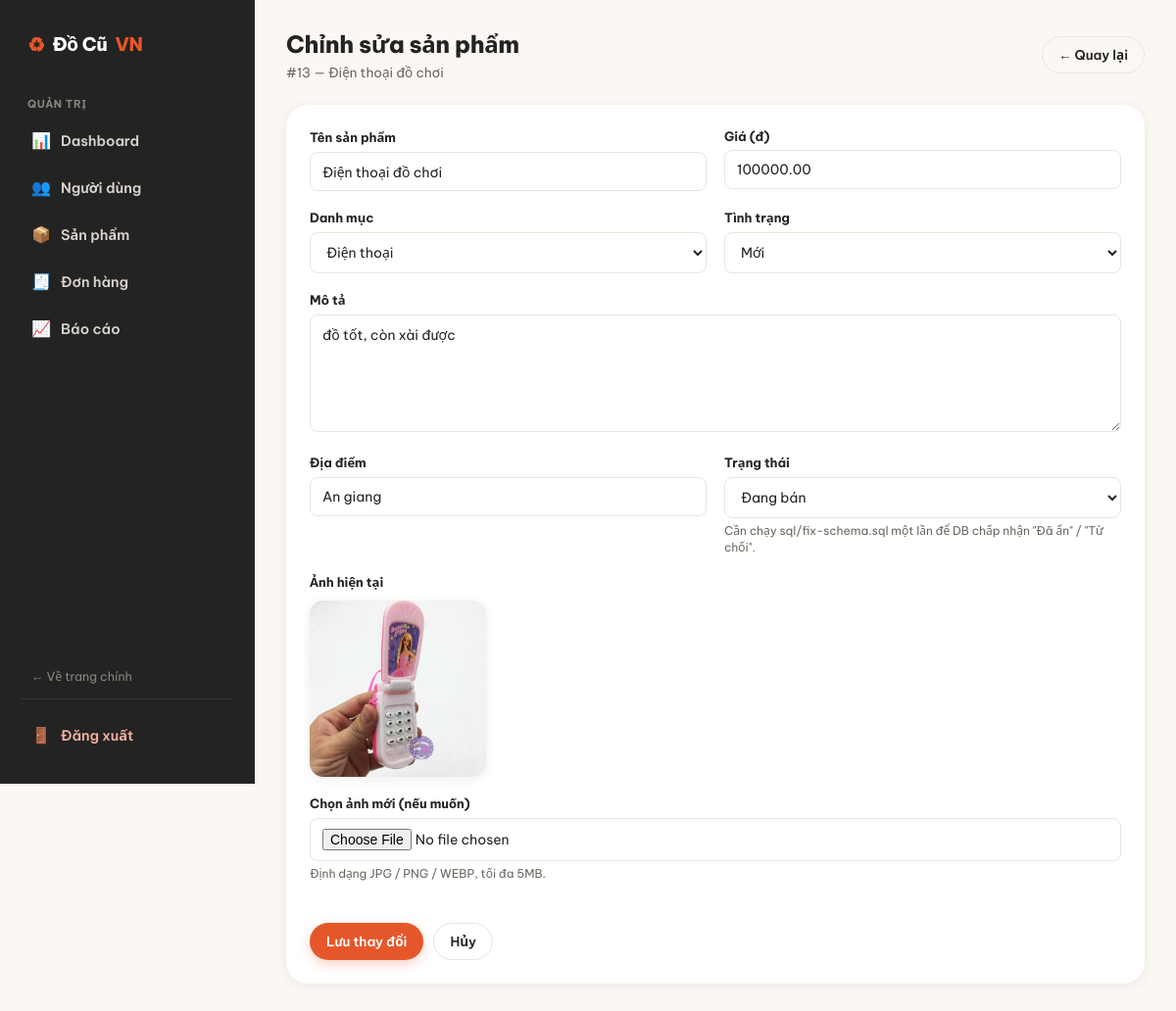
/admin/edit-product.php?id=13 (signed in), run on the app's committed database.
### tables this page shows
CREATE TABLE `products` (
  `id` int(11) NOT NULL,
  `user_id` int(11) NOT NULL,
  `category_id` int(11) NOT NULL,
  `title` varchar(255) NOT NULL,
  `description` text DEFAULT NULL,
  `price` decimal(12,2) NOT NULL,
  `image` varchar(255) DEFAULT NULL,
  `condition_item` enum('new','like_new','good','fair') DEFAULT 'good',
  `location` varchar(255) DEFAULT NULL,
  `views` int(11) DEFAULT 0,
  `status` enum('active','pending','sold','hidden','rejected','deleted') DEFAULT 'pending',
  `created_at` timestamp NOT NULL DEFAULT current_timestamp(),
  `updated_at` timestamp NOT NULL DEFAULT current_timestamp() ON UPDATE current_timestamp()
);

CREATE TABLE `categories` (
  `id` int(11) NOT NULL,
  `name` varchar(100) NOT NULL,
  `description` text DEFAULT NULL,
  `icon` varchar(100) DEFAULT NULL,
  `status` tinyint(4) DEFAULT 1
);

### admin/inc/auth.php (called while the page is built, shortened)
<?php
if (!function_exists("e")) {
    function e($value): string
    {
        return htmlspecialchars((string)($value ?? ""), ENT_QUOTES, "UTF-8");
    }
}

### admin/edit-product.php (the view, shortened to what this page needs)
<?php
require_once "inc/auth.php";
$id = (int)$_GET["id"];
$categories = $conn->query("SELECT id, name FROM categories ORDER BY name");
$stmt = $conn->prepare("SELECT * FROM products WHERE id=?");
$stmt->bind_param("i", $id);
$stmt->execute();
$product = $stmt->get_result()->fetch_assoc();
?>
<!DOCTYPE html>
<html lang="vi">
<head>
<link rel="stylesheet" href="../assets/css/admin.css">
</head>
<body>
<div class="admin-wrapper">
    <?php include "sidebar.php"; ?>
    <main class="admin-main">
        <div class="admin-topbar">
            <div>
                <h1>Chỉnh sửa sản phẩm</h1>
                <div class="subtitle">#<?= (int)$product["id"] ?> — <?= e($product["title"]) ?></div>
            </div>
            <a href="products.php" class="btn btn-outline">← Quay lại</a>
        </div>
        <div class="panel">
            <form method="POST" enctype="multipart/form-data">
                <div class="form-grid">
                    <div class="form-group">
                        <label>Tên sản phẩm</label>
                        <input type="text" name="title" required value="<?= e($product["title"]) ?>">
                    </div>
                    <div class="form-group">
                        <label>Giá (đ)</label>
                        <input type="number" name="price" min="0" step="1000" required value="<?= e($product["price"]) ?>">
                    </div>
                    <div class="form-group">
                        <label>Danh mục</label>
                        <select name="category_id">
                            <?php $categories->data_seek(0); while ($c = $categories->fetch_assoc()): ?>
                                <option value="<?= (int)$c["id"] ?>" <?= (int)$c["id"] === (int)$product["category_id"] ? "selected" : "" ?>>
                                    <?= e($c["name"]) ?>
                                </option>
                            <?php endwhile; ?>
                        </select>
                    </div>
                    <div class="form-group">
                        <label>Tình trạng</label>
                        <select name="condition_item">
                            <option value="new" <?= $product["condition_item"] === "new" ? "selected" : "" ?>>Mới</option>
                        </select>
                    </div>
                    <div class="form-group full">
                        <label>Mô tả</label>
                        <textarea name="description"><?= e($product["description"]) ?></textarea>
                    </div>
                    <div class="form-group">
                        <label>Địa điểm</label>
                        <input type="text" name="location" value="<?= e($product["location"]) ?>">
                    </div>
                    <div class="form-group">
                        <label>Trạng thái</label>
                        <select name="status">
                            <option value="active"   <?= $product["status"] === "active"   ? "selected" : "" ?>>Đang bán</option>
                        </select>
                        <div class="hint">Cần chạy sql/fix-schema.sql một lần để DB chấp nhận "Đã ẩn" / "Từ chối".</div>
                    </div>
                    <div class="form-group full">
                        <label>Ảnh hiện tại</label>
                        <img class="current-image" src="../<?= e($product["image"]) ?>" alt="">
                    </div>
                    <div class="form-group full">
                        <label>Chọn ảnh mới (nếu muốn)</label>
                        <input type="file" name="image" accept=".jpg,.jpeg,.png,.webp">
                        <div class="hint">Định dạng JPG / PNG / WEBP, tối đa 5MB.</div>
                    </div>
                    <div class="form-actions">
                        <button class="btn btn-primary">Lưu thay đổi</button>
                        <a href="products.php" class="btn btn-outline">Hủy</a>
                    </div>
                </div>
            </form>
        </div>
    </main>
</div>
</body>
</html>

### assets/css/admin.css (style rules this page uses)
:root { --ember:#E5572B; --ember-dark:#C2431A; --ember-light:#FDECE4; --moss:#2F6B4F; --moss-light:#E4F2EA; --gold:#F0A93E; --gold-light:#FDF3E1; --ink:#232323; --charcoal:#6B6660; --cream:#FBF8F4; --line:#EBE5DB; --white:#FFFFFF; --radius-sm:8px; --radius-md:14px; --radius-lg:22px; --shadow-card:0 2px 12px rgba(35,30,25,.07); --shadow-hover:0 14px 28px rgba(35,30,25,.14); --sidebar-w:260px; }
*,*::before,*::after { box-sizing:border-box; }
body { margin:0; font-family:'Be Vietnam Pro', system-ui, sans-serif; color:var(--ink); background:var(--cream); -webkit-font-smoothing:antialiased; }
a { text-decoration:none; color:inherit; }
img { max-width:100%; display:block; }
.admin-wrapper { display:flex; min-height:100vh; }
.admin-main { margin-left:var(--sidebar-w); width:calc(100% - var(--sidebar-w)); padding:28px 32px 60px; box-sizing:border-box; }
.admin-topbar { display:flex; align-items:center; justify-content:space-between; gap:16px; margin-bottom:24px; flex-wrap:wrap; }
.admin-topbar h1 { font-size:24px; font-weight:800; letter-spacing:-.3px; margin:0; color:var(--ink); }
.admin-topbar .subtitle { font-size:13.5px; color:var(--charcoal); margin-top:4px; }
.panel { background:var(--white); border-radius:var(--radius-lg); box-shadow:var(--shadow-card); padding:24px; margin-bottom:28px; }
.btn { display:inline-flex; align-items:center; justify-content:center; gap:6px; font-family:inherit; font-size:13.5px; font-weight:600; padding:9px 16px; border-radius:999px; border:1.5px solid transparent; cursor:pointer; transition:all .18s ease; white-space:nowrap; }
.btn-primary { background:var(--ember); color:var(--white); box-shadow:0 4px 12px rgba(229,87,43,.28); }
.btn-outline { background:transparent; color:var(--ink); border-color:var(--line); }
.form-grid { display:grid; grid-template-columns:1fr 1fr; gap:18px; }
.form-grid .full { grid-column:1/-1; }
.form-group { margin-bottom:0; }
.form-group label { display:block; margin-bottom:6px; font-weight:700; font-size:13px; color:var(--ink); }
.form-group .hint { font-size:12px; color:var(--charcoal); margin-top:4px; }
input[type=text], input[type=number], input[type=file], textarea, select { width:100%; padding:10px 12px; border:1.5px solid var(--line); border-radius:var(--radius-sm); font-family:inherit; font-size:14px; background:var(--white); color:var(--ink); transition:border-color .15s ease; }
textarea { resize:vertical; min-height:120px; }
.current-image { width:180px; border-radius:var(--radius-md); margin-top:10px; box-shadow:var(--shadow-card); }
.form-actions { display:flex; gap:10px; margin-top:24px; grid-column:1/-1; }

### data on the page
products: id "13", title "Điện thoại đồ chơi", price "100000.00", category_id "Điện thoại", condition_item "Mới", description "đồ tốt, còn xài được", location "An giang", status "Đang bán", image (picture)
